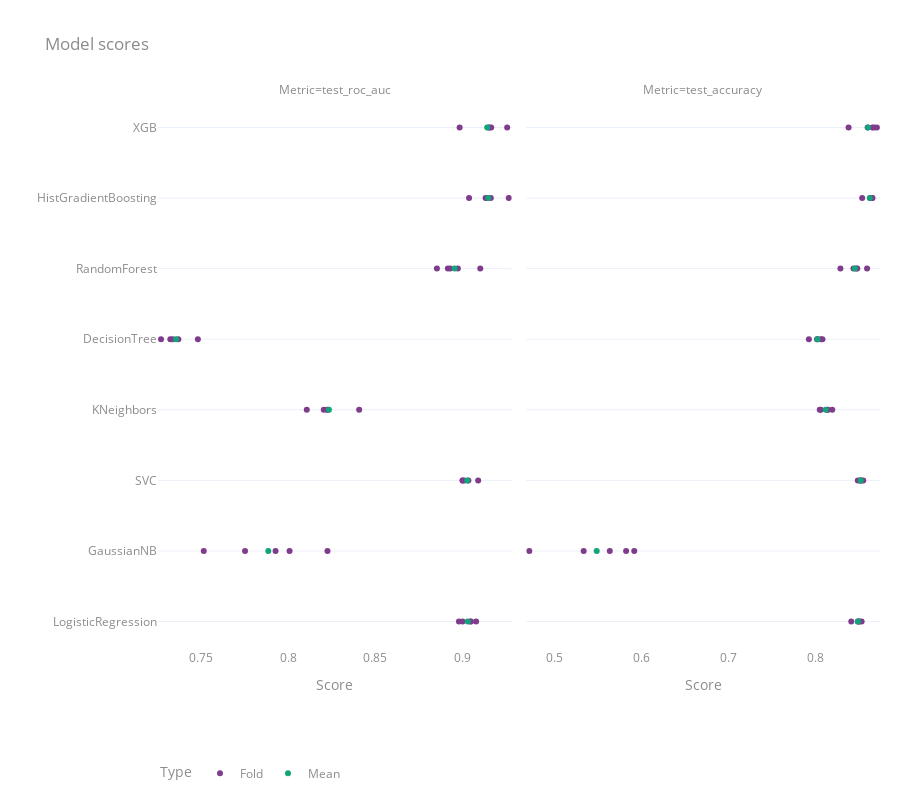

Notebook cell for this chart:
### Markdown cell above
After training has finished, WandB logs one plot per metric. However, we'll go ahead and run some additional plots.

### Code cell
pnd.plot.metrics(kind="strip", metrics=["accuracy", "roc_auc"])

### Figure 1 — Plotly figure (JSON) as saved in the notebook; plotly's stock layout.template omitted (floating-point values rounded to 4 significant figures)
{"data": [{"alignmentgroup": "True", "boxpoints": "all", "fillcolor": "rgba(255,255,255,0)", "hoveron": "points", "hovertemplate": "Type=Fold<br>Metric=test_roc_auc<br>Score=%{x}<br>Model=%{y}<extra></extra>", "legendgroup": "Fold", "line": {"color": "rgba(255,255,255,0)"}, "marker": {"color": "rgb(127, 60, 141)"}, "name": "Fold", "offsetgroup": "Fold", "orientation": "v", "pointpos": 0, "showlegend": true, "type": "box", "x": [0.8982, 0.9046, 0.9051, 0.9003, 0.9081, 0.7927, 0.7751, 0.8225, 0.8007, 0.7513, 0.9003, 0.9012, 0.9036, 0.9002, 0.9092, 0.8106, 0.8204, 0.8229, 0.8221, 0.8408, 0.7321, 0.7335, 0.7367, 0.7267, 0.7479, 0.8855, 0.8932, 0.8975, 0.8918, 0.9105, 0.904, 0.9165, 0.9135, 0.9143, 0.9269, 0.8986, 0.9167, 0.9152, 0.9157, 0.9259], "x0": " ", "xaxis": "x", "y": ["LogisticRegression", "LogisticRegression", "LogisticRegression", "LogisticRegression", "LogisticRegression", "GaussianNB", "GaussianNB", "GaussianNB", "GaussianNB", "GaussianNB", "SVC", "SVC", "SVC", "SVC", "SVC", "KNeighbors", "KNeighbors", "KNeighbors", "KNeighbors", "KNeighbors", "DecisionTree", "DecisionTree", "DecisionTree", "DecisionTree", "DecisionTree", "RandomForest", "RandomForest", "RandomForest", "RandomForest", "RandomForest", "HistGradientBoosting", "HistGradientBoosting", "HistGradientBoosting", "HistGradientBoosting", "HistGradientBoosting", "XGB", "XGB", "XGB", "XGB", "XGB"], "y0": " ", "yaxis": "y"}, {"alignmentgroup": "True", "boxpoints": "all", "fillcolor": "rgba(255,255,255,0)", "hoveron": "points", "hovertemplate": "Type=Fold<br>Metric=test_accuracy<br>Score=%{x}<br>Model=%{y}<extra></extra>", "legendgroup": "Fold", "line": {"color": "rgba(255,255,255,0)"}, "marker": {"color": "rgb(127, 60, 141)"}, "name": "Fold", "offsetgroup": "Fold", "orientation": "v", "pointpos": 0, "showlegend": false, "type": "box", "x": [0.8488, 0.8531, 0.85, 0.8413, 0.8506, 0.5637, 0.5337, 0.5919, 0.5825, 0.4713, 0.855, 0.8512, 0.8525, 0.8525, 0.8488, 0.805, 0.8063, 0.8137, 0.8144, 0.8194, 0.7925, 0.8081, 0.8063, 0.8019, 0.8025, 0.8287, 0.8481, 0.8469, 0.8438, 0.8594, 0.8538, 0.8631, 0.8644, 0.865, 0.8656, 0.8381, 0.86, 0.8656, 0.8675, 0.8706], "x0": " ", "xaxis": "x2", "y": ["LogisticRegression", "LogisticRegression", "LogisticRegression", "LogisticRegression", "LogisticRegression", "GaussianNB", "GaussianNB", "GaussianNB", "GaussianNB", "GaussianNB", "SVC", "SVC", "SVC", "SVC", "SVC", "KNeighbors", "KNeighbors", "KNeighbors", "KNeighbors", "KNeighbors", "DecisionTree", "DecisionTree", "DecisionTree", "DecisionTree", "DecisionTree", "RandomForest", "RandomForest", "RandomForest", "RandomForest", "RandomForest", "HistGradientBoosting", "HistGradientBoosting", "HistGradientBoosting", "HistGradientBoosting", "HistGradientBoosting", "XGB", "XGB", "XGB", "XGB", "XGB"], "y0": " ", "yaxis": "y2"}, {"alignmentgroup": "True", "boxpoints": "all", "fillcolor": "rgba(255,255,255,0)", "hoveron": "points", "hovertemplate": "Type=Mean<br>Metric=test_roc_auc<br>Score=%{x}<br>Model=%{y}<extra></extra>", "legendgroup": "Mean", "line": {"color": "rgba(255,255,255,0)"}, "marker": {"color": "rgb(17, 165, 121)"}, "name": "Mean", "offsetgroup": "Mean", "orientation": "v", "pointpos": 0, "showlegend": true, "type": "box", "x": [0.7354, 0.7885, 0.915, 0.8233, 0.9032, 0.8957, 0.9029, 0.9144], "x0": " ", "xaxis": "x", "y": ["DecisionTree", "GaussianNB", "HistGradientBoosting", "KNeighbors", "LogisticRegression", "RandomForest", "SVC", "XGB"], "y0": " ", "yaxis": "y"}, {"alignmentgroup": "True", "boxpoints": "all", "fillcolor": "rgba(255,255,255,0)", "hoveron": "points", "hovertemplate": "Type=Mean<br>Metric=test_accuracy<br>Score=%{x}<br>Model=%{y}<extra></extra>", "legendgroup": "Mean", "line": {"color": "rgba(255,255,255,0)"}, "marker": {"color": "rgb(17, 165, 121)"}, "name": "Mean", "offsetgroup": "Mean", "orientation": "v", "pointpos": 0, "showlegend": false, "type": "box", "x": [0.8022, 0.5486, 0.8624, 0.8117, 0.8488, 0.8454, 0.852, 0.8604], "x0": " ", "xaxis": "x2", "y": ["DecisionTree", "GaussianNB", "HistGradientBoosting", "KNeighbors", "LogisticRegression", "RandomForest", "SVC", "XGB"], "y0": " ", "yaxis": "y2"}], "layout": {"annotations": [{"font": {}, "showarrow": false, "text": "Metric=test_roc_auc", "x": 0.245, "xanchor": "center", "xref": "paper", "y": 1, "yanchor": "bottom", "yref": "paper"}, {"font": {}, "showarrow": false, "text": "Metric=test_accuracy", "x": 0.755, "xanchor": "center", "xref": "paper", "y": 1, "yanchor": "bottom", "yref": "paper"}], "boxmode": "group", "height": 800, "legend": {"title": {"text": "Type"}, "tracegroupgap": 0}, "title": {"text": "Model scores"}, "xaxis": {"anchor": "y", "domain": [0, 0.49], "title": {"text": "Score"}}, "xaxis2": {"anchor": "y2", "domain": [0.51, 1], "title": {"text": "Score"}}, "yaxis": {"anchor": "x", "domain": [0, 1], "title": {"text": ""}}, "yaxis2": {"anchor": "x2", "domain": [0, 1], "matches": "y", "showticklabels": false}}}
